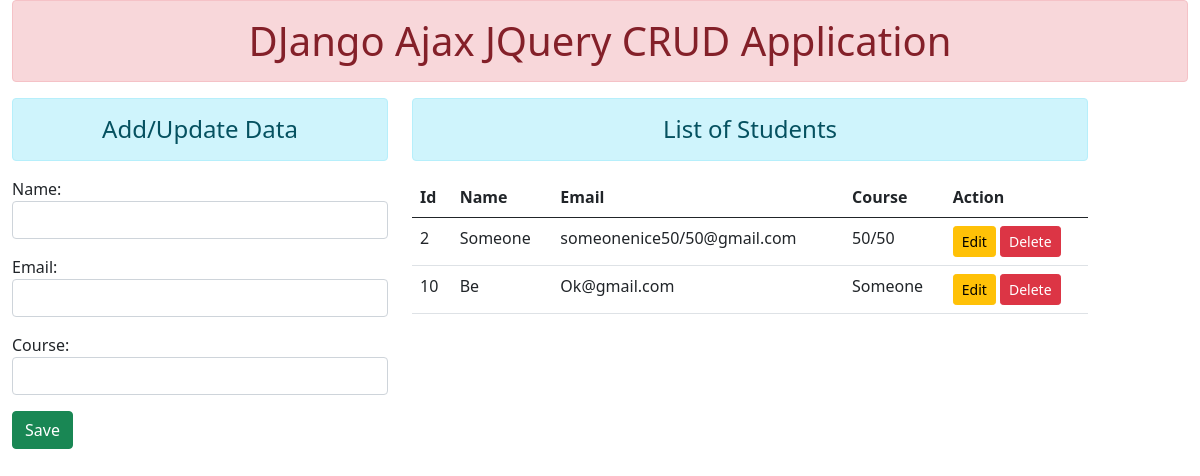
Before: / with the older database file.
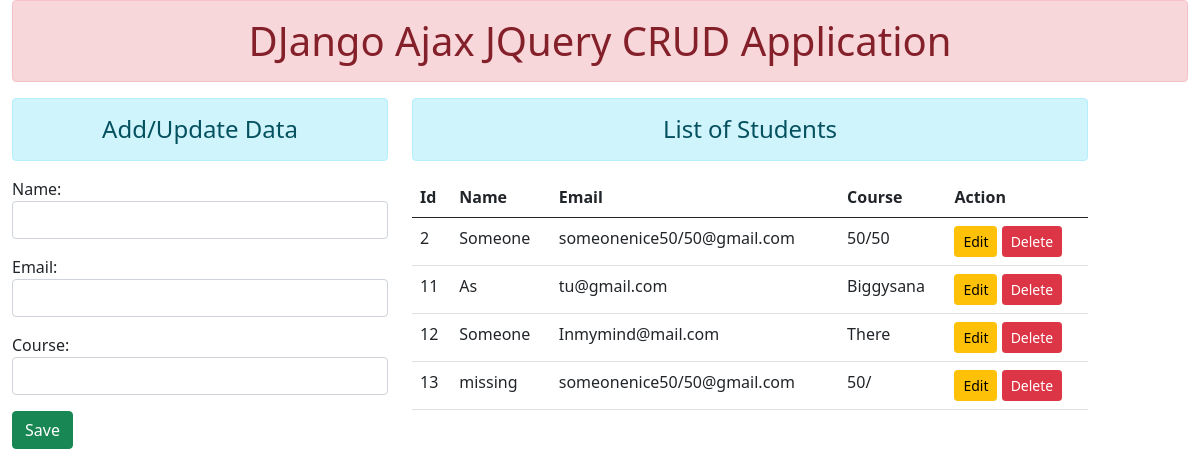
After: the same page with the newer database file.
### core/models.py (models this page shows, shortened)
class Student(models.Model):
    name = models.CharField(max_length=200)
    email = models.EmailField(max_length=200)
    course = models.CharField(max_length=200)

### core/views.py (the view)
# urls.py: path('', views.home, name='home'),
def home(request):
    form = StudentForm()
    student = Student.objects.all()
    context = {'form': form, 'student': student}
    return render(request, 'core/home.html', context)

### core/forms.py
class StudentForm(forms.ModelForm):
    class Meta:
        model = Student
        fields = ['name', 'email', 'course']
        widgets = {
            'name': forms.TextInput(attrs={'class':'form-control', 'id': 'nameid'}),
            'email': forms.EmailInput(attrs={'class':'form-control', 'id': 'emailid'}),
            'course': forms.TextInput(attrs={'class':'form-control', 'id': 'courseid'}),
        }

### core/templates/core/home.html (shortened to what this page needs)
{% load static %}
<!DOCTYPE html>
<html lang="en">
<head>
    <link href="https://cdn.jsdelivr.net/npm/bootstrap@5.0.0-beta1/dist/css/bootstrap.min.css" rel="stylesheet">
</head>
<body>
    <div class="container-fluid">
        <h1 class="text-center alert alert-danger">DJango Ajax JQuery CRUD Application</h1>
        <div class="row">
            <div class="col-sm-4">
                <h4 class="text-center alert alert-info">Add/Update Data</h4>
                <form action="" method="POST">
                    {{ form.as_p }}
                    <input type="button" class="btn btn-success" value="Save" id="btnsave"></input>
                </form>
            </div>
            <div class="col-sm-7">
                <h4 class="text-center alert alert-info">List of Students</h4>
                <table class="table table-hover">
                    <thead>
                        <tr>
                            <th scope="col">Id</th>
                            <th scope="col">Name</th>
                            <th scope="col">Email</th>
                            <th scope="col">Course</th>
                            <th scope="col">Action</th>
                        </tr>
                    </thead>
                    <tbody id="tbody">
                        {% for st in student %}
                        <tr>
                            <td>{{ st.id }}</td>
                            <td>{{ st.name }}</td>
                            <td>{{ st.email }}</td>
                            <td>{{ st.course }}</td>
                            <td>
                                <input type="button" value="Edit" class="btn btn-warning btn-sm btn-edit" data-sid="{{ st.id }}">
                                <input type="button" value="Delete" class="btn btn-danger btn-sm btn-del" data-sid="{{ st.id }}">
                            </td>
                        </tr>
                        {% endfor %}
                    </tbody>
                </table>
            </div>
            <div class="col-sm-1">
            </div>
        </div>
    </div>
</body>
</html>

Changed rows visible on the page:
removed Student: id "10", name "Be", email "Ok@gmail.com", course "Someone"
added Student: id "11", name "As", email "tu@gmail.com", course "Biggysana"
added Student: id "12", name "Someone", email "Inmymind@mail.com", course "There"
added Student: id "13", name "missing", email "someonenice50/50@gmail.com", course "50/"
